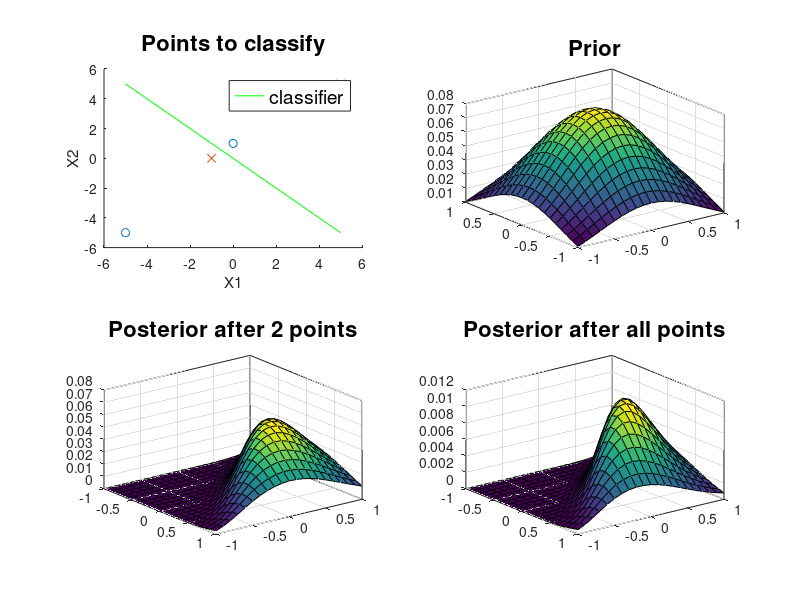

Write the MATLAB code that produced this figure.
% Script that tries to linearly classify 4 points using bayesian approaches
% to estimate the weights (no bias, non linearly separable points, gaussian prior)

clear; clc; close all;
addpath export_fig

a=1;
b=1;
s=0.1;
w1=(-a:s:b)';
w2=(-a:s:b)';

X2=[-5 -5; 5 5];
X4=[-5 -5; 5 5; 0 1; -1 0];
T2=[0 ; 1];
T4=[0 ; 1; 0; 1];

% New view angles for graphics
az = 52.5;
el = 30;

% using just the first 2 data points

%figure;
figure('Color',[1 1 1]);
subplot(2,2,1);
scatter([-5 0],[-5 1],'o');
hold;
scatter([ 5 -1],[5 0], 'x');
title('Points to classify','FontSize', 16)
xlabel('X1');
ylabel('X2');

subplot(2,2,2);
% make prior
for i=1:length(w1)
    for j=1:length(w2)
        w=[w1(i) w2(j)];
        prior(i,j)=(1/(2*pi))*exp(-norm(w)^2)/2;
    end
end
surf(w1,w2,prior)
grid on
box on
title('Prior','FontSize', 16)

% make posteriors
n=size(X2,1);
posterior = prior;
for k=1:n
    x=X2(k,:);
    for i=1:length(w1)
        for j=1:length(w2)
            w=[w1(i) w2(j)];
            y=1/(1+exp(-w*x'));
            likelihood=y^T2(k)*(1-y)^(1-T2(k));
            posterior(i,j)=likelihood*posterior(i,j);
        end
    end
end
subplot(2,2,3);
surf(w1,w2,posterior)
grid on
box on
title('Posterior after 2 points','FontSize', 16)
view(az, el);
% camroll(90)

%************************
% using all 4 data points
% make prior again
for i=1:length(w1)
    for j=1:length(w2)
        w=[w1(i) w2(j)];
        prior(i,j)=(1/(2*pi))*exp(-norm(w)^2)/2;
    end
end

% make posteriors
n=size(X4,1);
posterior = prior;
for k=1:n
    x=X4(k,:);
    for i=1:length(w1)
        for j=1:length(w2)
            w=[w1(i) w2(j)];
            y=1/(1+exp(-w*x'));
            likelihood=y^T4(k)*(1-y)^(1-T4(k));
            posterior(i,j)=likelihood*posterior(i,j);
        end
    end
end
subplot(2,2,4);
surf(w1,w2,posterior)
grid on
box on
title('Posterior after all points','FontSize', 16)
view(az, el);

% find the weights of classifier (using MAP) - we know the classifier goes
% through the origin, so we can easily find another point to draw it
% w1*x1 + w2*x2 = 0 <-> if x1 = n, x2 = -w2/w1*n

[maxA,ind] = max(posterior(:));
[m,n] = ind2sub(size(posterior),ind);
w1_value = w1(m);
w2_value = w2(n);
ratio = -w2_value/w1_value;
x1 = [5 -5]; x2 = [5*ratio -5*ratio];
subplot(2,2,1);
classifier = line(x1, x2, 'Color','g');
h_legend = legend(classifier, 'classifier');
set(h_legend,'FontSize',14);

%export_fig('bayesnn.pdf')
